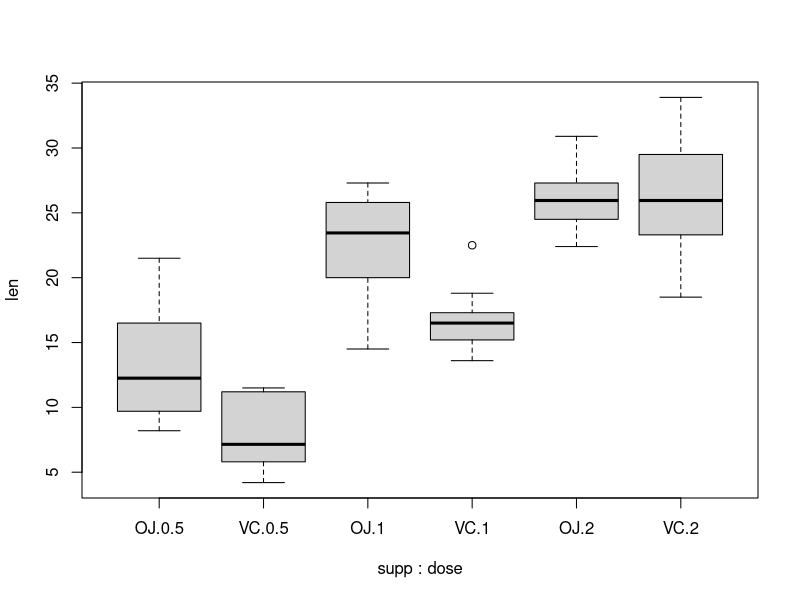
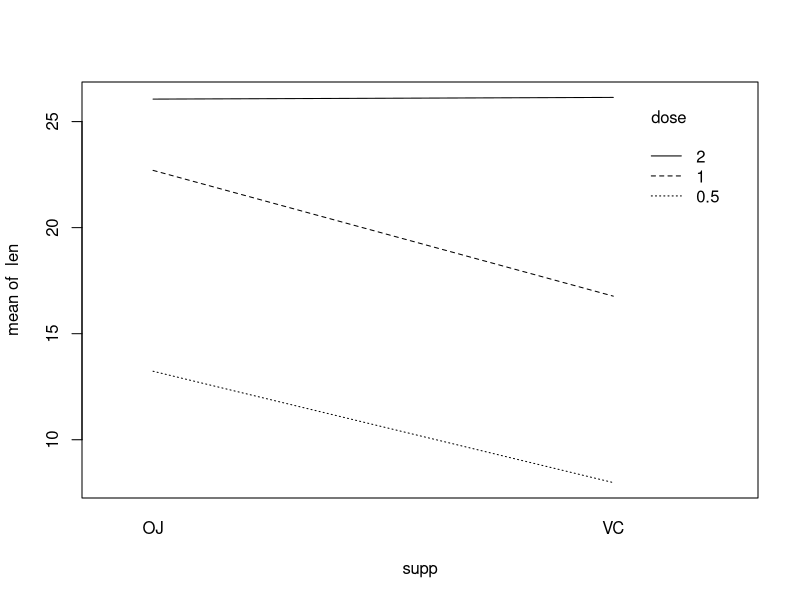
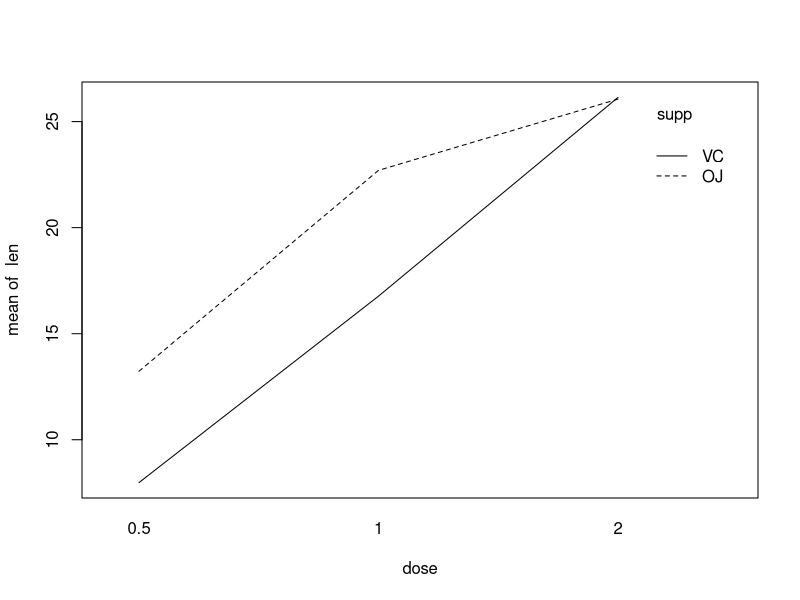

Recreate these plots in R, in order.
## ---- chunk 1
knitr::opts_chunk$set(echo = TRUE)

library(car) # For Levene's Test
library(stats) # For ANOVA and Post-hoc testing
## ---- chunk 2
?ToothGrowth
attach(ToothGrowth)
head(ToothGrowth)
## ---- chunk 3
Tooth.aov <- aov(len ~ supp * dose, data = ToothGrowth)
summary(Tooth.aov)
## ---- chunk 4
# Assumptions
shapiro.test(Tooth.aov$residuals)
boxplot(len ~ supp * dose, data = ToothGrowth)
leveneTest(len ~ supp * as.factor(dose), data = ToothGrowth)
## ---- chunk 5
# Interaction Plots
interaction.plot(supp, trace.factor = dose, len)
interaction.plot(dose, trace.factor = supp, len)
